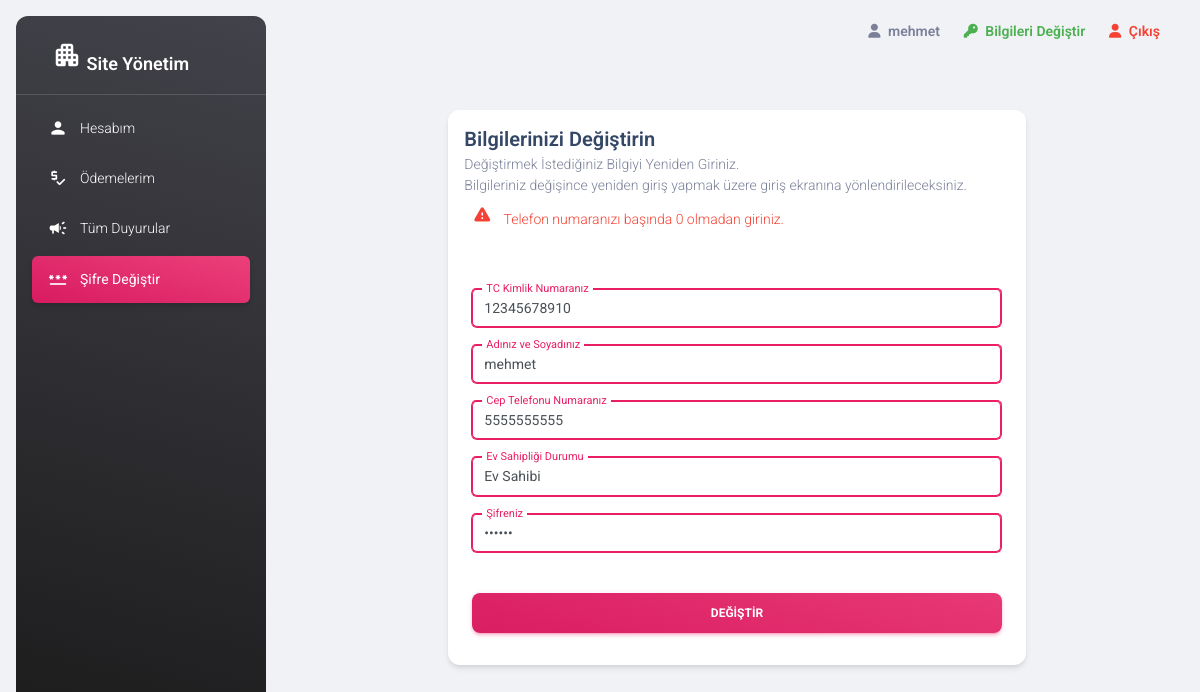
/pages/sifredegistir.php (signed in), run on the app's committed database.
### tables this page shows
CREATE TABLE `tblkullanici` (
  `id` int(255) NOT NULL,
  `adsoyad` varchar(50) NOT NULL,
  `tckimlikno` varchar(11) NOT NULL,
  `mail` varchar(250) NOT NULL,
  `adres` varchar(500) NOT NULL,
  `tel` varchar(10) NOT NULL,
  `evsahibi` varchar(50) NOT NULL,
  `sifre` varchar(200) NOT NULL,
  `daireid` int(11) DEFAULT NULL,
  `yetki` enum('0','1') NOT NULL
);

### pages/sifredegistir.php (the view, shortened to what this page needs)
<!DOCTYPE html>
<?php
include '../connection.php';
$id = $_SESSION['tc'];
$kullaniciSql = $conn->query("Select * From tblkullanici where tckimlikno='$id'");
$kullanici = $kullaniciSql->fetch(PDO::FETCH_ASSOC);
?>
<html lang="tr">
<head>
  <link href="../assets/css/nucleo-icons.css" rel="stylesheet" />
  <link href="../assets/css/nucleo-svg.css" rel="stylesheet" />
  <link id="pagestyle" href="../assets/css/material-dashboard.css?v=3.0.1" rel="stylesheet" />
</head>
<?php if($id!=1) { ?>
<body class="g-sidenav-show  bg-gray-200">
  <?php include 'adminsidebar.php'; ?>
  <main class="main-content position-relative max-height-vh-100 h-100 border-radius-lg">
    <?php include 'adminnavbar.php'; ?>
    <div class="container-fluid py-4">
      <div class="row">
        <div class="col-lg-8 col-md-10 mx-auto">
          <div class="card mt-4">
            <div class="card-header p-3">
              <h5 class="mb-0">Bilgilerinizi Değiştirin</h5>
              <p class="text-sm mb-0">
              Değiştirmek İstediğiniz Bilgiyi Yeniden Giriniz.
              <br />
              Bilgileriniz değişince yeniden giriş yapmak üzere giriş ekranına yönlendirileceksiniz.
              <br />
              <i class="material-icons text-danger p-2">warning </i><span class="text-danger"> Telefon numaranızı başında 0 olmadan giriniz. </span>
              </p>
            </div>
            <div class="card-body">
                <form role="form" id="gidenForm" class="text-start">
                  <div class="input-group input-group-outline my-3 focused is-focused">
                    <label class="form-label">TC Kimlik Numaranız</label>
                    <input type="text" pattern="\d*" required maxlength="11" class="form-control" value="<?php echo $kullanici['tckimlikno']; ?>" id="tc">
                  </div>
                  <div class="input-group input-group-outline my-3 focused is-focused">
                    <label class="form-label">Adınız ve Soyadınız</label>
                    <input type="text" class="form-control" value="<?php echo $kullanici['adsoyad']; ?>" id="adsoyad">
                  </div>
                  <div class="input-group input-group-outline my-3 focused is-focused">
                    <label class="form-label">Cep Telefonu Numaranız</label>
                    <input type="text" pattern="\d*" required maxlength="10" class="form-control" value="<?php echo $kullanici['tel']; ?>" id="tel" maxlength="10">
                  </div>
                  <div class="input-group input-group-outline my-3 focused is-focused">
                    <label class="form-label">Ev Sahipliği Durumu</label>
                    <select class="form-control" id="evsahibi">
                      <option value="Ev Sahibi" <?php if($kullanici['evsahibi']=="Ev Sahibi") { echo "selected";}?>>Ev Sahibi</option>
                    </select>
                  </div>
                  <div class="input-group input-group-outline my-3 focused is-focused">
                    <label class="form-label">Şifreniz</label>
                    <input type="password" class="form-control" value="<?php echo $kullanici['sifre']; ?>" id="sifre">
                  </div>
                  <div class="text-center">
                    <input id="send" class="btn bg-gradient-primary w-100 my-4 mb-2" value="Değiştir">
                  </div>
                </form>
              </div>
          </div>
        </div>
      </div>
    </div>
  </main>
</body>
</html>
<?php } ?>

### data on the page
tblkullanici: tckimlikno "12345678910", adsoyad "mehmet", tel "5555555555", evsahibi "Ev Sahibi"

### other printed values
$adsoyad "mehmet"
